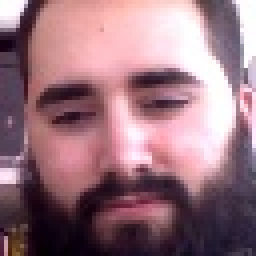
#> input picture image/trainfaces/Aitor/13.jpg, 64 x 64 px, given in place of video.mjpeg, which was not available (shown 4 times larger)
$ python tensorflow_face_camera.py
#> lines starting #> are read from the running program, lines starting #| are printed output that depends on the picture; after the words box and inside, x2 and y2 are one past the last pixel; in counts of white or black regions, pixels touching at a corner belong together; pictures that were not available may be replaced by others from this repository, and a replacement may not be noted
#> the answer given: image/trainfaces/Aitor/13.jpg
#!/usr/bin/python
#coding=utf-8
# pylint: disable=invalid-name
import os
import random
import numpy as np
import cv2

def createdir(*args):
    ''' create dir'''
    for item in args:
        if not os.path.exists(item):
            os.makedirs(item)

IMGSIZE = 64


def getpaddingSize(shape):
    ''' get size to make image to be a square rect '''
    h, w = shape
    longest = max(h, w)
    result = (np.array([longest]*4, int) - np.array([h, h, w, w], int)) // 2
    return result.tolist()

def dealwithimage(img, h=64, w=64):
    ''' dealwithimage '''
    #img = cv2.imread(imgpath)
    top, bottom, left, right = getpaddingSize(img.shape[0:2])
    img = cv2.copyMakeBorder(img, top, bottom, left, right, cv2.BORDER_CONSTANT, value=[0, 0, 0])
    img = cv2.resize(img, (h, w))
    return img

def relight(imgsrc, alpha=1, bias=0):
    '''relight'''
    imgsrc = imgsrc.astype(float)
    imgsrc = imgsrc * alpha + bias
    imgsrc[imgsrc < 0] = 0
    imgsrc[imgsrc > 255] = 255
    imgsrc = imgsrc.astype(np.uint8)
    return imgsrc

def getfacefromcamera(outdir):
    createdir(outdir)
    video_url = 'http://192.168.0.21:9090/stream/video.mjpeg'
    camera = cv2.VideoCapture(video_url)
    haar = cv2.CascadeClassifier('haarcascade_frontalface_default.xml')
    n = 1
    while 1:
        if (n <= 200):
            print('It`s processing %s image.' % n)
            success, img = camera.read()
#> img is the input picture: shape (64, 64, 3); mean B, G, R 125.6, 115, 152.3

            gray_img = cv2.cvtColor(img, cv2.COLOR_BGR2GRAY)
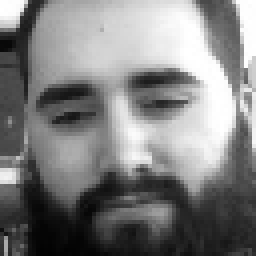
#> gray_img: shape (64, 64) (shown 4 times larger); min 2, max 255, mean 127.4
            faces = haar.detectMultiScale(gray_img, 1.3, 5)
#> faces = ()
            for f_x, f_y, f_w, f_h in faces:
                face = img[f_y:f_y+f_h, f_x:f_x+f_w]
                face = cv2.resize(face, (IMGSIZE, IMGSIZE))
                #could deal with face to train
                face = relight(face, random.uniform(0.5, 1.5), random.randint(-50, 50))
                cv2.imwrite(os.path.join(outdir, str(n)+'.jpg'), face)

                cv2.putText(img, 'Scanner', (f_x, f_y - 20), cv2.FONT_HERSHEY_SIMPLEX, 1, 255, 2)  #显示名字
                img = cv2.rectangle(img, (f_x, f_y), (f_x + f_w, f_y + f_h), (255, 0, 0), 2)
                n+=1
#> this loop made 0 passes
#> after the loop, n = 1
            cv2.imshow('img', img)
            key = cv2.waitKey(30) & 0xff
#> (key Esc is pressed here)
            if key == 27:
                break
        else:
            break
    camera.release()
    cv2.destroyAllWindows()

if __name__ == '__main__':
    name = input('please input yourename: ')
    getfacefromcamera(os.path.join('./image/trainfaces', name))

$ run again, on image/trainfaces/Aitor/17.jpg
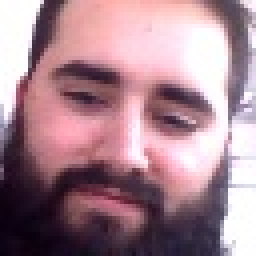
#> input picture image/trainfaces/Aitor/17.jpg, 64 x 64 px, given in place of video.mjpeg, which was not available (shown 4 times larger)
#> in getfacefromcamera, img is the input picture: shape (64, 64, 3); mean B, G, R 143.2, 132.3, 166.3
#> in getfacefromcamera, `gray_img = cv2.cvtColor(img, cv2.COLOR_BGR2GRAY)`:
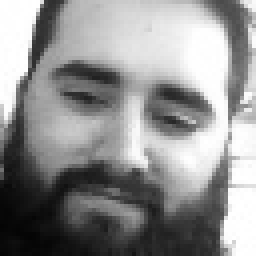
#> gray_img: shape (64, 64) (shown 4 times larger); min 4, max 255, mean 143.7
#> faces = ()
#> after the loop in getfacefromcamera, `for f_x, f_y, f_w, f_h in faces:`: n = 1

$ run again, on image/trainfaces/Aitor/172.jpg
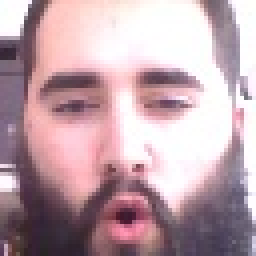
#> input picture image/trainfaces/Aitor/172.jpg, 64 x 64 px, given in place of video.mjpeg, which was not available (shown 4 times larger)
#> in getfacefromcamera, img is the input picture: shape (64, 64, 3); mean B, G, R 170.6, 162.6, 190.2
#> faces = [[4, 5, 53, 53]]
#> the loop in getfacefromcamera, `for f_x, f_y, f_w, f_h in faces:` made 1 pass
#> (f_x, f_y, f_w, f_h, n) on pass 1: (4, 5, 53, 53, 2)
#> pass 1, in relight, `imgsrc = imgsrc * alpha + bias`:
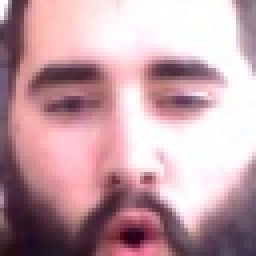
#> imgsrc: shape (64, 64, 3) float64 (shown 4 times larger); mean of channels 0, 1, 2 283.5, 273.4, 316.6; drawn with min black and max white
#> after the loop in getfacefromcamera, `for f_x, f_y, f_w, f_h in faces:`:
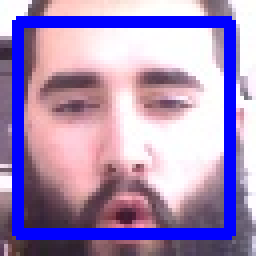
#> img: shape (64, 64, 3) (shown 4 times larger); 15.43% of pixels changed, all inside (x1, y1, x2, y2) = (3, 4, 59, 60)
#> after the loop in getfacefromcamera, `for f_x, f_y, f_w, f_h in faces:`: n = 2
